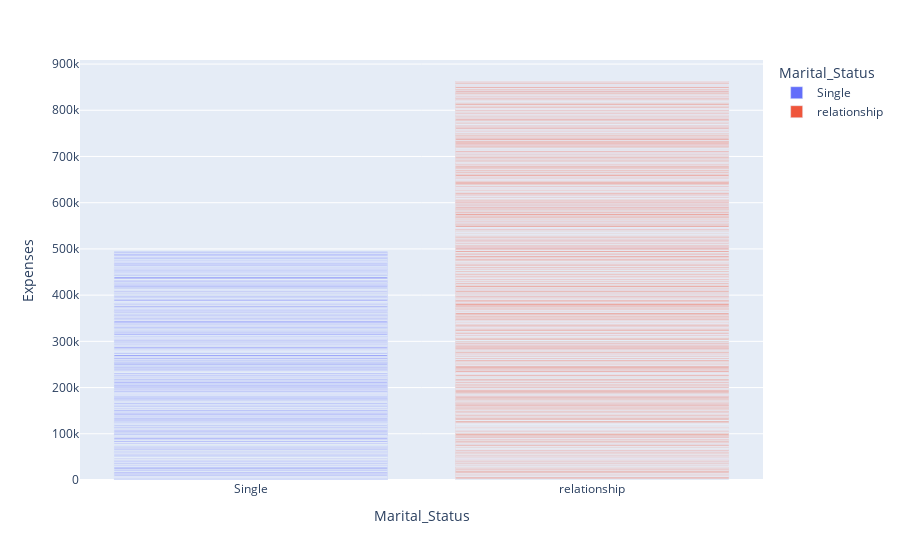

The code cell stored with this chart in its notebook:
### Code cell
fig = px.bar(df, x='Marital_Status', y='Expenses',color="Marital_Status")
fig.show()

### Figure 1 — Plotly figure (JSON) as saved in the notebook; plotly's stock layout.template omitted (floating-point values rounded to 4 significant figures; data arrays with more than 128 entries replaced by an {"elided": "..."} marker saying what was removed)
{"data": [{"alignmentgroup": "True", "hovertemplate": "Marital_Status=%{x}<br>Expenses=%{y}<extra></extra>", "legendgroup": "Single", "marker": {"color": "#636efa", "pattern": {"shape": ""}}, "name": "Single", "offsetgroup": "Single", "orientation": "v", "showlegend": true, "textposition": "auto", "type": "bar", "x": {"elided": "796 str values"}, "xaxis": "x", "y": {"elided": "796 int values"}, "yaxis": "y"}, {"alignmentgroup": "True", "hovertemplate": "Marital_Status=%{x}<br>Expenses=%{y}<extra></extra>", "legendgroup": "relationship", "marker": {"color": "#EF553B", "pattern": {"shape": ""}}, "name": "relationship", "offsetgroup": "relationship", "orientation": "v", "showlegend": true, "textposition": "auto", "type": "bar", "x": {"elided": "1444 str values"}, "xaxis": "x", "y": {"elided": "1444 int values"}, "yaxis": "y"}], "layout": {"barmode": "relative", "legend": {"title": {"text": "Marital_Status"}, "tracegroupgap": 0}, "margin": {"t": 60}, "xaxis": {"anchor": "y", "categoryarray": ["Single", "relationship"], "categoryorder": "array", "domain": [0, 1], "title": {"text": "Marital_Status"}}, "yaxis": {"anchor": "x", "domain": [0, 1], "title": {"text": "Expenses"}}}}
